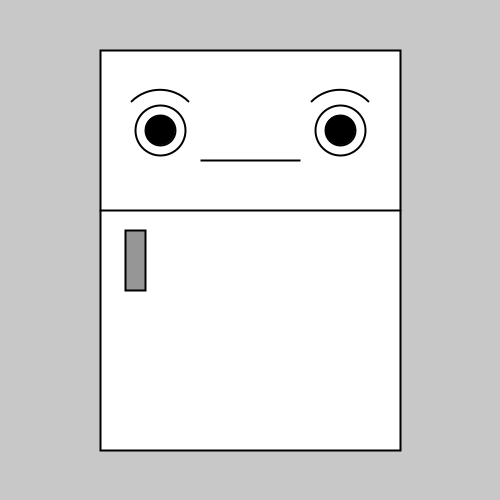
Frame 1 (no input)
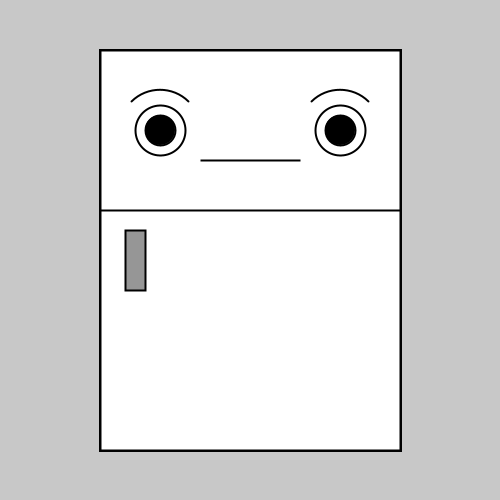
Frame 60 (the mouse pressed at the canvas centre just before this capture)
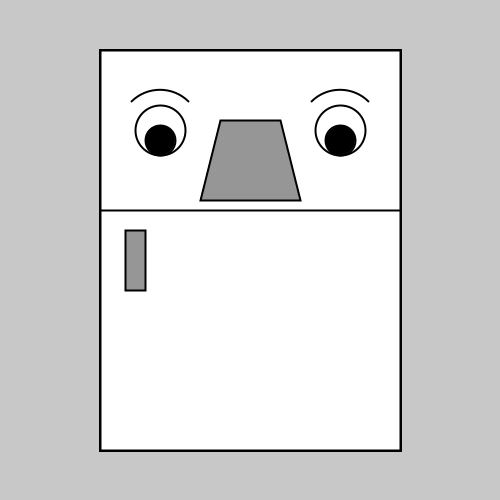
Frame 120 (the mouse held since frame 60 and released just before this capture)

The Processing sketch that drew these frames (run headless with seeded random() and noise(); from frame 60 on, the mouse is pressed at the canvas centre):

// Processing sketch: processing_50234
// ── processing_50234.pde

//Ayako Matsuda
//DESMA 28 Winter 2012

float erx;
float elx;
float by= 130;// y-coordinate for pupil both 
float ed = 30; //diameter for ellipse
float erd = ed+20;
float rx = 160; // x-coordinate for pupil right
float lx= 340;// x-coordinate for pupil left
float ey; //y-coordinate for moving pupil both

void setup()
{
  background(200);
  size (500, 500);
  smooth();
  strokeWeight(2);
}

void draw ()
{ 
  float v = map(mouseX, 50, 250, 0, 10);
  float p= map(mouseX, 50, 150, 160, 153);
  float t = map(mouseX, 150, 250, 153, 160);
  float m = map(mouseX, 50, 250, 30, 70);

  if (mouseX< 50)
  {
    //permanent parts 
    //body
    fill(255);
    rect (100, by-80, 300, 400);

    //middle line
    line (100, by+80, 400, by+80);

    fill (150);
    rect (125, by+100, 20, 60);

    //mouth
    quad (220, by+30, 280, by + 30, 300, by+ 30, 200, by + 30);

    //eyes
    fill (0);
    ellipse (160, by, ed, ed);
    ellipse (340, by, ed, ed);

    noFill();
    ellipse (160, by, erd, erd);
    ellipse (340, by, erd, erd);

    //eyebrows
    arc (160, by, erd+30, erd+30, PI*5/4, PI*7/4 );
    arc (340, by, erd+30, erd+30, PI*5/4, PI*7/4);
  }

  else if ((v>=0) && (v<=10))
  {
    //permanent parts 
    //body
    fill(255);
    rect (100, by-80, 300, 400);

    //middle line
    line (100, by+80, 400, by+80);

    fill (150);
    rect (125, by+100, 20, 60);

    //mouth
    quad (220, by+60-m, 280, by + 60-m, 300, by+ m, 200, by + m);
    ey = by+ v;

    //eyebrows
    noFill();
    arc (160, by, erd+30, erd+30, PI*5/4, PI*7/4 );
    arc (340, by, erd+30, erd+30, PI*5/4, PI*7/4);

    //eyes
    fill(255);
    ellipse (160, by, erd, erd);
    ellipse (340, by, erd, erd);

    if ((v>=0) && (v<=5))
    {
      fill (0);
      ellipse (p, ey, ed, ed);
      ellipse (p+180, ey, ed, ed);
    }

    if ((v>=5) && (v<=10))
    {
      fill (0);
      ellipse (t, ey, ed, ed);
      ellipse (t+180, ey, ed, ed);
    }
  }

  if (mouseX> 250)
  {
    background (200);
    //permanent parts 
    //body
    fill(255);
    rect (100, by-80, 300, 400);

    //middle line
    line (100, by+80, 400, by+80);

    fill (150);
    rect (125, by+100, 20, 60);

    //mouth
    quad (220, by-10, 280, by -10, 300, by+ 70, 200, by + 70);

    //eyes
    fill(255);
    ellipse (160, by, erd*1.5, erd*1.5);
    ellipse (340, by, erd*1.5, erd*1.5);

    fill (0);
    ellipse (160, 140, ed*1.75, ed*1.75);
    ellipse (340, 140, ed*1.75, ed*1.75);
    
    line ( 140, 65, 200, 95);
    line ( 360, 65, 300, 95);
  }
}
